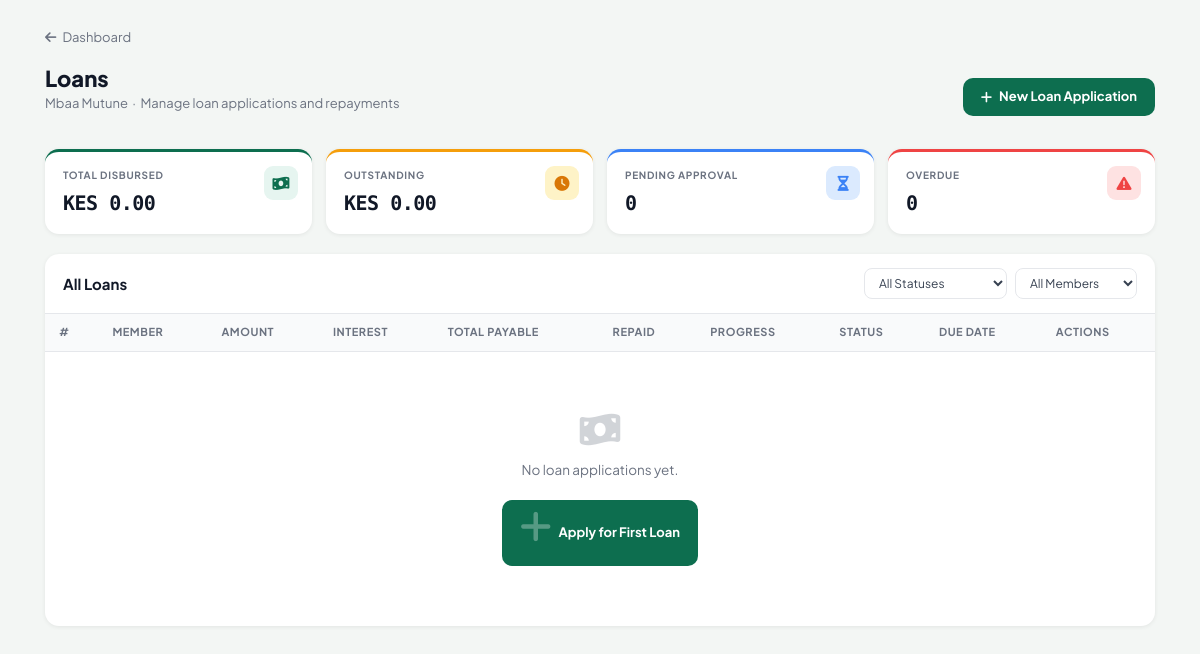
Before: /chama/1/loans/ (signed in) with the older database file.
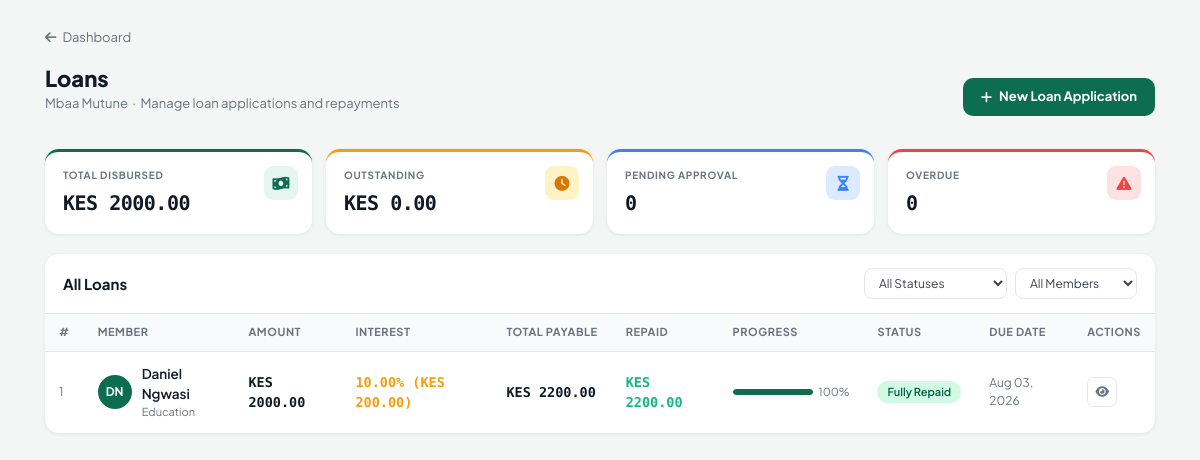
After: the same page with the newer database file.
### chamapro/models.py (models this page shows, shortened)
class Chama(models.Model):
    name = models.CharField(max_length=255)
    description = models.TextField(blank=True, null=True)
    created_by = models.ForeignKey(
        'User', null=True, blank=True, on_delete=models.SET_NULL, related_name='created_chamas'
    )
    currency = models.CharField(max_length=10, default='KES')
    contribution_amount = models.DecimalField(max_digits=12, decimal_places=2, default=0)
    contribution_day = models.PositiveSmallIntegerField(default=5)
    meeting_day = models.CharField(max_length=20, blank=True, null=True)
    settings = models.JSONField(default=dict, blank=True)
    is_active = models.BooleanField(default=True)
    created_at = models.DateTimeField(auto_now_add=True)

class Loan(models.Model):
    STATUS_CHOICES = [
        ('pending', 'Pending Approval'),
        ('approved', 'Approved'),
        ('active', 'Active'),
        ('overdue', 'Overdue'),
        ('repaid', 'Fully Repaid'),
        ('rejected', 'Rejected'),
    ]
    PURPOSE_CHOICES = [
        ('business', 'Business Investment'),
        ('education', 'Education'),
        ('medical', 'Medical Expenses'),
        ('home', 'Home Improvement'),
        ('emergency', 'Emergency'),
        ('other', 'Other'),
    ]
    chama = models.ForeignKey(Chama, on_delete=models.CASCADE, related_name='loans')
    member = models.ForeignKey('User', on_delete=models.CASCADE, related_name='loans')
    amount = models.DecimalField(max_digits=12, decimal_places=2)
    interest_rate = models.DecimalField(max_digits=5, decimal_places=2, default=10)  # percent
    term_months = models.PositiveSmallIntegerField(default=3)
    purpose = models.CharField(max_length=50, choices=PURPOSE_CHOICES, default='other')
    description = models.TextField(blank=True, null=True)
    status = models.CharField(max_length=20, choices=STATUS_CHOICES, default='pending')
    applied_at = models.DateField(default=timezone.now)
    approved_at = models.DateField(null=True, blank=True)
    due_date = models.DateField(null=True, blank=True)
    approved_by = models.ForeignKey(
        'User', null=True, blank=True, on_delete=models.SET_NULL, related_name='approved_loans'
    )
    created_at = models.DateTimeField(auto_now_add=True)
    class Meta:
        ordering = ['-created_at']
    def interest_amount(self):
        return (self.amount * self.interest_rate / 100).quantize(Decimal('0.01'))
    def total_payable(self):
        return self.amount + self.interest_amount()
    def total_repaid(self):
        result = self.repayments.filter(status='confirmed').aggregate(total=Sum('amount'))
        return result['total'] or Decimal('0')
    def repayment_percent(self):
        total = self.total_payable()
        if total == 0:
            return 0
        return int((self.total_repaid() / total) * 100)
    def is_overdue(self):
        from datetime import date
        return self.due_date and date.today() > self.due_date and self.status in ('active', 'approved')

class User(AbstractUser):
    phone = models.CharField(max_length=30, unique=True, null=True, blank=True)

### chamapro/views.py (the view)
# urls.py: path('chama/<int:chama_id>/loans/', views.loans, name='loans'),
@login_required(login_url='login')
def loans(request, chama_id):
    chama = get_object_or_404(Chama, id=chama_id)
    my = get_object_or_404(Membership, chama=chama, user=request.user, active=True)
    all_loans = chama.loans.select_related('member', 'approved_by').order_by('-created_at')
    status_filter = request.GET.get('status', '')
    member_filter = request.GET.get('member', '')
    if status_filter:
        all_loans = all_loans.filter(status=status_filter)
    if member_filter:
        all_loans = all_loans.filter(member_id=member_filter)
    total_disbursed   = chama.loans.filter(status__in=['active', 'overdue', 'repaid']).aggregate(t=Sum('amount'))['t'] or Decimal('0')
    total_outstanding = chama.loans.filter(status__in=['active', 'overdue']).aggregate(t=Sum('amount'))['t'] or Decimal('0')
    total_pending     = chama.loans.filter(status='pending').count()
    total_overdue     = chama.loans.filter(status='overdue').count()
    members = chama.memberships.filter(active=True).select_related('user')
    context = {
        'chama': chama,
        'my_membership': my,
        'can_manage': my.role in ('admin', 'treasurer'),
        'loans': all_loans,
        'members': members,
        'total_disbursed': total_disbursed,
        'total_outstanding': total_outstanding,
        'total_pending': total_pending,
        'total_overdue': total_overdue,
        'status_filter': status_filter,
        'member_filter': member_filter,
        'loan_statuses': Loan.STATUS_CHOICES,
        'purpose_choices': Loan.PURPOSE_CHOICES,
    }
    return render(request, 'loans.html', context)

### chamapro/templates/loans.html (shortened to what this page needs)
{% load static %}
<!DOCTYPE html>
<html lang="en">
<head>
  <link href="https://cdn.jsdelivr.net/npm/bootstrap@5.3.2/dist/css/bootstrap.min.css" rel="stylesheet">
  <link rel="stylesheet" href="https://cdnjs.cloudflare.com/ajax/libs/font-awesome/6.4.2/css/all.min.css">
</head>
<body>
<div class="page-shell">
  <a href="{% url 'dashboard' %}" class="back-link"><i class="fas fa-arrow-left"></i> Dashboard</a>
  <div class="page-header">
    <div>
      <h1 class="page-title">Loans</h1>
      <p class="page-sub">{{ chama.name }} &nbsp;·&nbsp; Manage loan applications and repayments</p>
    </div>
    <button class="btn-add" data-bs-toggle="modal" data-bs-target="#applyLoanModal">
      <i class="fas fa-plus"></i> New Loan Application
    </button>
  </div>
  <div class="stat-row">
    <div class="stat-card">
      <div class="stat-icon" style="background:#e6f5f0;color:var(--brand);"><i class="fas fa-money-bill-wave"></i></div>
      <div class="stat-label">Total Disbursed</div>
      <div class="stat-value">{{ chama.currency }} {{ total_disbursed|floatformat:2 }}</div>
    </div>
    <div class="stat-card warning">
      <div class="stat-icon" style="background:#fef3c7;color:#d97706;"><i class="fas fa-clock"></i></div>
      <div class="stat-label">Outstanding</div>
      <div class="stat-value">{{ chama.currency }} {{ total_outstanding|floatformat:2 }}</div>
    </div>
    <div class="stat-card info">
      <div class="stat-icon" style="background:#dbeafe;color:#3b82f6;"><i class="fas fa-hourglass-half"></i></div>
      <div class="stat-label">Pending Approval</div>
      <div class="stat-value">{{ total_pending }}</div>
    </div>
    <div class="stat-card danger">
      <div class="stat-icon" style="background:#fee2e2;color:#ef4444;"><i class="fas fa-exclamation-triangle"></i></div>
      <div class="stat-label">Overdue</div>
      <div class="stat-value">{{ total_overdue }}</div>
    </div>
  </div>
  <div class="table-card">
    <div class="table-card-header">
      <h6>All Loans</h6>
      <form method="get" class="filters" id="filterForm">
        <select name="status" class="filter-select" onchange="document.getElementById('filterForm').submit()">
          <option value="">All Statuses</option>
        </select>
        <select name="member" class="filter-select" onchange="document.getElementById('filterForm').submit()">
          <option value="">All Members</option>
        </select>
      </form>
    </div>
    <div class="table-responsive">
      <table>
        <thead>
          <tr>
            <th>#</th>
            <th>Member</th>
            <th>Amount</th>
            <th>Interest</th>
            <th>Total Payable</th>
            <th>Repaid</th>
            <th>Progress</th>
            <th>Status</th>
            <th>Due Date</th>
            {% if can_manage %}<th>Actions</th>{% endif %}
          </tr>
        </thead>
        <tbody>
          {% for loan in loans %}
          <tr>
            <td style="color:var(--muted);font-size:12px;">{{ forloop.counter }}</td>
            <td>
              <div class="member-cell">
                <div class="avatar">{{ loan.member.first_name.0|upper }}{{ loan.member.last_name.0|upper }}</div>
                <div>
                  <div class="member-name">{{ loan.member.get_full_name|default:loan.member.username }}</div>
                  <div class="member-email">{{ loan.get_purpose_display }}</div>
                </div>
              </div>
            </td>
            <td class="mono">{{ chama.currency }} {{ loan.amount|floatformat:2 }}</td>
            <td class="mono" style="color:var(--warning);">{{ loan.interest_rate }}% ({{ chama.currency }} {{ loan.interest_amount|floatformat:2 }})</td>
            <td class="mono" style="font-weight:800;">{{ chama.currency }} {{ loan.total_payable|floatformat:2 }}</td>
            <td class="mono" style="color:var(--success);">{{ chama.currency }} {{ loan.total_repaid|floatformat:2 }}</td>
            <td>
              <div style="display:flex;align-items:center;gap:6px;">
                <div class="progress-bar-wrap">
                  <div class="progress-bar-fill" style="width:{{ loan.repayment_percent }}%;"></div>
                </div>
                <span style="font-size:11px;color:var(--muted);">{{ loan.repayment_percent }}%</span>
              </div>
            </td>
            <td><span class="badge-s s-{{ loan.status }}">{{ loan.get_status_display }}</span></td>
            <td style="font-size:12px;color:{% if loan.is_overdue %}var(--danger){% else %}var(--muted){% endif %};">
              {% if loan.due_date %}{{ loan.due_date|date:"M d, Y" }}{% else %}—{% endif %}
            </td>
            {% if can_manage %}
            <td>
              <div style="display:flex;gap:4px;">
                <a href="{% url 'loan_detail' chama.id loan.id %}" class="action-btn" title="View details">
                  <i class="fas fa-eye"></i>
                </a>
              </div>
            </td>
            {% endif %}
          </tr>
          {% empty %}
          <tr>
            <td colspan="10">
              <div class="empty-state">
                <i class="fas fa-money-bill-wave"></i>
                No loan applications yet.
                <br><br>
                <button class="btn-add" data-bs-toggle="modal" data-bs-target="#applyLoanModal">
                  <i class="fas fa-plus"></i> Apply for First Loan
                </button>
              </div>
            </td>
          </tr>
          {% endfor %}
        </tbody>
      </table>
    </div>
  </div>
</div>
</body>
</html>

### chamapro/templates/loans.html (style rules this page uses)
:root { --brand:#0d6e4f;--brand-light:#1a8f68;--brand-xlight:#e6f5f0;--danger:#ef4444;--warning:#f59e0b;--info:#3b82f6;--success:#10b981;--border:#e5e7eb;--muted:#6b7280; }
body { font-family:'Plus Jakarta Sans',sans-serif;background:#f3f6f4;color:#111827; }
.page-shell { max-width:1150px;margin:0 auto;padding:24px 20px; }
.back-link { font-size:13px;color:var(--muted);text-decoration:none;display:inline-flex;align-items:center;gap:6px;margin-bottom:18px; }
.page-header { display:flex;align-items:center;justify-content:space-between;margin-bottom:20px;flex-wrap:wrap;gap:12px; }
.page-title { font-size:22px;font-weight:800;margin:0; }
.page-sub { font-size:13px;color:var(--muted);margin-top:2px; }
.stat-row { display:grid;grid-template-columns:repeat(4,1fr);gap:14px;margin-bottom:20px; }
.stat-card { background:#fff;border-radius:14px;padding:16px 18px;box-shadow:0 1px 4px rgba(0,0,0,.07);border-top:3px solid var(--brand);position:relative;overflow:hidden; }
.stat-card.warning { border-top-color:var(--warning); }
.stat-card.danger { border-top-color:var(--danger); }
.stat-card.info { border-top-color:var(--info); }
.stat-label { font-size:10px;font-weight:700;text-transform:uppercase;letter-spacing:.07em;color:var(--muted);margin-bottom:5px; }
.stat-value { font-size:20px;font-weight:800;font-family:'DM Mono',monospace;letter-spacing:-.5px; }
.stat-icon { position:absolute;right:14px;top:14px;width:34px;height:34px;border-radius:9px;display:flex;align-items:center;justify-content:center;font-size:15px; }
.table-card { background:#fff;border-radius:14px;box-shadow:0 1px 4px rgba(0,0,0,.07);overflow:hidden; }
.table-card-header { padding:14px 18px;border-bottom:1px solid var(--border);display:flex;align-items:center;justify-content:space-between;flex-wrap:wrap;gap:10px; }
.table-card-header h6 { font-size:15px;font-weight:700;margin:0; }
.filters { display:flex;gap:8px;flex-wrap:wrap; }
.filter-select { font-size:12px;border:1px solid var(--border);border-radius:8px;padding:6px 10px;color:#374151;background:#fff;cursor:pointer; }
table { width:100%;border-collapse:collapse; }
thead th { font-size:11px;font-weight:700;text-transform:uppercase;letter-spacing:.05em;color:var(--muted);padding:10px 14px;background:#f9fafb;border-bottom:1px solid var(--border);white-space:nowrap; }
tbody td { padding:12px 14px;border-bottom:1px solid var(--border);font-size:13.5px;vertical-align:middle; }
tbody tr:last-child td { border-bottom:none; }
.member-cell { display:flex;align-items:center;gap:10px; }
.avatar { width:34px;height:34px;border-radius:50%;background:var(--brand);color:#fff;display:flex;align-items:center;justify-content:center;font-size:12px;font-weight:700;flex-shrink:0; }
.member-name { font-weight:600;font-size:13.5px; }
.member-email { font-size:11px;color:var(--muted); }
.mono { font-family:'DM Mono',monospace;font-weight:600; }
.badge-s { font-size:11px;font-weight:600;padding:3px 10px;border-radius:20px;display:inline-block;white-space:nowrap; }
.s-repaid { background:#d1fae5;color:#065f46; }
.progress-bar-wrap { width:80px;height:6px;background:#e5e7eb;border-radius:3px;overflow:hidden; }
.progress-bar-fill { height:100%;background:var(--brand);border-radius:3px; }
.action-btn { width:30px;height:30px;border-radius:7px;border:1px solid var(--border);background:#fff;display:inline-flex;align-items:center;justify-content:center;font-size:12px;cursor:pointer;color:var(--muted);transition:all .15s;text-decoration:none; }
.btn-add { background:var(--brand);color:#fff;border:none;border-radius:10px;padding:9px 18px;font-size:13px;font-weight:700;cursor:pointer;display:inline-flex;align-items:center;gap:7px; }

Changed rows visible on the page:
added Loan: member.first_name.0 "D", member.last_name.0 "N", member.get_full_name "Daniel Ngwasi", purpose "Education", {{ chama.currency }} "KES", amount "2000.00", interest_rate "10.00", interest_amount "200.00", total_payable "2200.00", total_repaid "2200.00", repayment_percent "100", status "Fully Repaid", due_date "Aug 03, 2026"
Other visible differences:
{{ total_disbursed|floatformat:2 }}: "0.00" → "2000.00"
text no longer shown: "No loan applications yet. Apply for First Loan"
